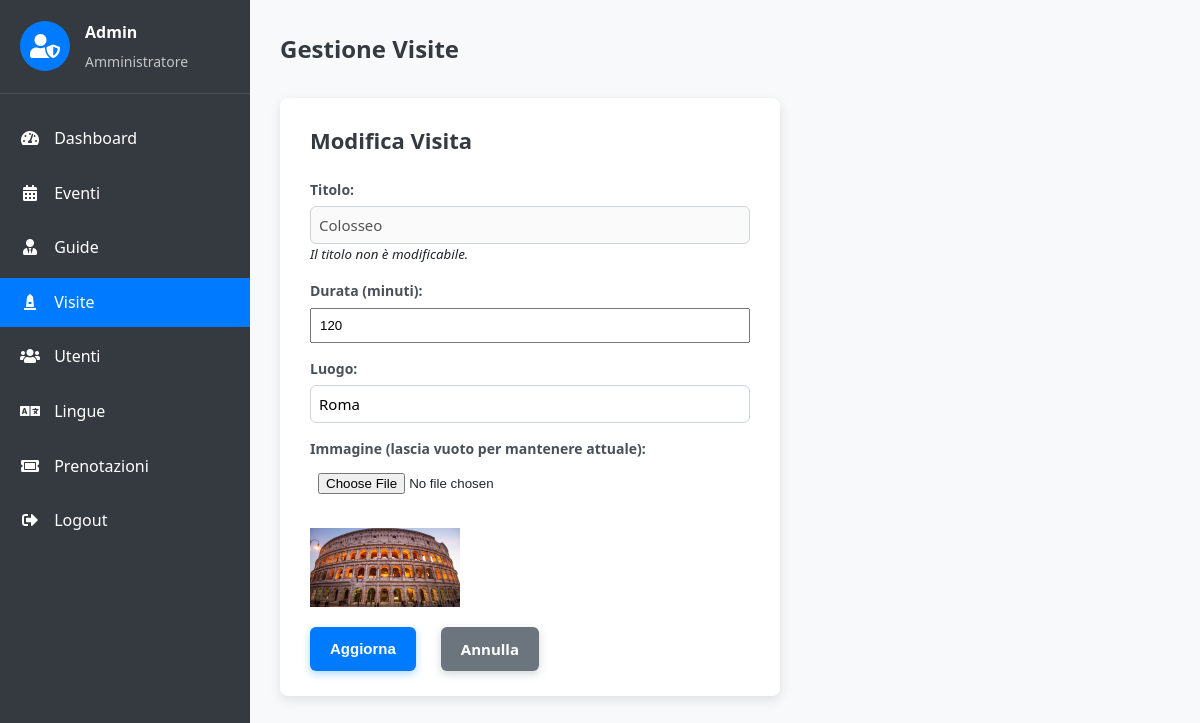
Page /admin_visite.php?action=edit&titolo=Colosseo (signed in) on the committed database.
### tables this page shows
create table  Visita(
	titolo varchar(30) primary key,
	durata int,
	luogo varchar(30),
	img varchar(255) not null
);

### admin_visite.php (the view, shortened to what this page needs)
<?php
$config = require('databaseConfig.php');
$db = DBcon::getDB($config);
$edit_mode = isset($_GET['action']) && in_array($_GET['action'], ['edit', 'create']);
$visita_to_edit = null;
if (isset($_GET['action']) && $_GET['action'] === 'edit' && isset($_GET['titolo'])) {
    try {
        $stmt = $db->prepare("SELECT titolo, durata, luogo, img FROM Visita WHERE titolo = ?");
        $stmt->execute([$_GET['titolo']]);
        $visita_to_edit = $stmt->fetch(PDO::FETCH_ASSOC);
    } catch (PDOException $e) {
        $error_message = "Errore nel recupero della visita da modificare: " . $e->getMessage();
    }
}
?>
<!DOCTYPE html>
<html lang="it">
<head>
    <link rel="stylesheet" href="style/admin.css">
    <link rel="stylesheet" href="https://cdnjs.cloudflare.com/ajax/libs/font-awesome/5.15.3/css/all.min.css">
</head>
<body>
<div class="admin-dashboard">
    <div class="sidebar">
        <div class="admin-info">
            <div class="admin-avatar"><i class="fas fa-user-shield"></i></div>
            <div class="admin-details">
                <h3><?= htmlspecialchars($_SESSION['user_name']) ?></h3>
                <p>Amministratore</p>
            </div>
        </div>
        <ul class="admin-menu">
            <li><a href="admin_dashboard.php"><i class="fas fa-tachometer-alt"></i> Dashboard</a></li>
            <li><a href="admin_eventi.php"><i class="fas fa-calendar-alt"></i> Eventi</a></li>
            <li><a href="admin_guide.php"><i class="fas fa-user-tie"></i> Guide</a></li>
            <li class="active"><a href="admin_visite.php"><i class="fas fa-monument"></i> Visite</a></li>
            <li><a href="admin_utenti.php"><i class="fas fa-users"></i> Utenti</a></li>
            <li><a href="admin_lingue.php"><i class="fas fa-language"></i> Lingue</a></li>
            <li><a href="admin_prenotazioni.php"><i class="fas fa-ticket-alt"></i> Prenotazioni</a></li>
            <li><a href="logout.php"><i class="fas fa-sign-out-alt"></i> Logout</a></li>
        </ul>
    </div>
    <div class="main-content">
        <div class="page-header">
            <h1>Gestione Visite</h1>
        </div>
        <?php if ($edit_mode): ?>
            <div class="edit-form-container">
                <h2><?= $_GET['action'] === 'create' ? 'Crea Nuova Visita' : 'Modifica Visita' ?></h2>
                <form method="POST" enctype="multipart/form-data" class="edit-form">
                    <div class="form-group">
                        <label for="titolo">Titolo:</label>
                        <?php if ($_GET['action'] === 'create'): ?>
                            <input type="text" name="titolo" id="titolo" required value="">
                        <?php else: ?>
                            <input type="text" id="titolo" disabled value="<?= htmlspecialchars($visita_to_edit['titolo']) ?>">
                            <small><i>Il titolo non è modificabile.</i></small>
                        <?php endif; ?>
                    </div>
                    <div class="form-group">
                        <label for="durata">Durata (minuti):</label>
                        <input type="number" name="durata" id="durata" min="1" required value="<?= htmlspecialchars($visita_to_edit['durata'] ?? '') ?>">
                    </div>
                    <div class="form-group">
                        <label for="luogo">Luogo:</label>
                        <input type="text" name="luogo" id="luogo" required value="<?= htmlspecialchars($visita_to_edit['luogo'] ?? '') ?>">
                    </div>
                    <div class="form-group">
                        <label for="img">Immagine <?= $_GET['action'] === 'edit' ? '(lascia vuoto per mantenere attuale)' : '' ?>:</label>
                        <input type="file" name="img" id="img" accept="image/*" <?= $_GET['action'] === 'create' ? 'required' : '' ?>>
                        <?php if ($_GET['action'] === 'edit' && $visita_to_edit['img']): ?>
                            <br><img src="<?= htmlspecialchars($visita_to_edit['img']) ?>" alt="Immagine Visita" class="visita-img">
                        <?php endif; ?>
                    </div>
                    <div class="form-actions">
                        <button type="submit" class="btn"><?= $_GET['action'] === 'create' ? 'Crea' : 'Aggiorna' ?></button>
                        <a href="admin_visite.php" class="btn secondary">Annulla</a>
                    </div>
                </form>
            </div>
        <?php endif; ?>
    </div>
</div>
</body>
</html>

### style/admin.css (style rules this page uses)
* { margin: 0; padding: 0; box-sizing: border-box; }
body { font-family: 'Segoe UI', Tahoma, Geneva, Verdana, sans-serif; background-color: #f8f9fa; color: #212529; line-height: 1.6; min-height: 100vh; }
.admin-dashboard { display: flex; min-height: 100vh; }
.sidebar { width: 250px; background-color: #343a40; color: #fff; padding: 20px 0; height: 100vh; position: sticky; top: 0; }
.admin-info { padding: 0 20px 20px; border-bottom: 1px solid rgba(255, 255, 255, 0.1); margin-bottom: 20px; display: flex; align-items: center; }
.admin-avatar { width: 50px; height: 50px; background-color: #007bff; border-radius: 50%; display: flex; align-items: center; justify-content: center; margin-right: 15px; }
.admin-avatar i { font-size: 24px; }
.admin-details h3 { margin: 0; font-size: 16px; }
.admin-details p { margin: 5px 0 0; opacity: 0.7; font-size: 14px; }
.admin-menu { list-style: none; padding: 0; margin: 0; }
.admin-menu li { margin-bottom: 5px; }
.admin-menu li a { display: block; padding: 12px 20px; color: #fff; text-decoration: none; transition: all 0.3s; }
.admin-menu li a i { margin-right: 10px; width: 20px; text-align: center; }
.admin-menu li.active a { background-color: #007bff; }
.main-content { flex: 1; padding: 30px; background-color: #f8f9fa; overflow-y: auto; }
.page-header { margin-bottom: 30px; }
.page-header h1 { margin: 0; font-size: 24px; color: #343a40; margin-bottom: 10px; }
.btn { display: inline-block; background-color: #007bff; color: #fff; padding: 8px 16px; border-radius: 4px; text-decoration: none; border: none; cursor: pointer; font-size: 14px; transition: background-color 0.3s; }
.btn.secondary { background-color: #6c757d; }
html, body { height: 100%; margin: 0; padding: 0; }
.edit-form-container { background-color: #fff; padding: 25px 30px; border-radius: 8px; box-shadow: 0 4px 12px rgba(0, 0, 0, 0.1); max-width: 500px; margin-bottom: 30px; }
.edit-form-container h2 { margin-bottom: 20px; color: #343a40; font-weight: 600; font-size: 22px; }
.form-group { margin-bottom: 20px; display: flex; flex-direction: column; }
.form-group label { margin-bottom: 6px; font-weight: 600; color: #495057; font-size: 14px; }
.form-group input[type="text"], .form-group input[type="email"], .form-group input[type="password"], .form-group textarea, .form-group select { padding: 10px 12px; font-size: 15px; border: 1.8px solid #ced4da; border-radius: 6px; transition: border-color 0.3s ease, box-shadow 0.3s ease; font-family: inherit; outline: none; resize: vertical; }
.edit-form .btn { padding: 10px 20px; font-size: 15px; border-radius: 6px; font-weight: 600; box-shadow: 0 3px 8px rgba(0, 123, 255, 0.3); }
.edit-form .btn.secondary { background-color: #6c757d; box-shadow: 0 3px 8px rgba(108, 117, 125, 0.3); }
.form-actions { display: flex; gap: 15px; justify-content: flex-start; }

### admin_visite.php (style rules this page uses)
img.visita-img { max-width: 150px; height: auto; }
form.edit-form { max-width: 600px; }
form.edit-form .form-group { margin-bottom: 15px; }
form.edit-form label { display: block; font-weight: bold; margin-bottom: 5px; }
form.edit-form input[type="text"], form.edit-form input[type="number"], form.edit-form input[type="file"] { width: 100%; padding: 8px; box-sizing: border-box; }
.form-actions { margin-top: 20px; }
.form-actions .btn { margin-right: 10px; }

### rows in the picture
visita: titolo "Colosseo", durata "120", luogo "Roma", img (picture)

### other values in the picture
$_SESSION['user_name'] "Admin"
